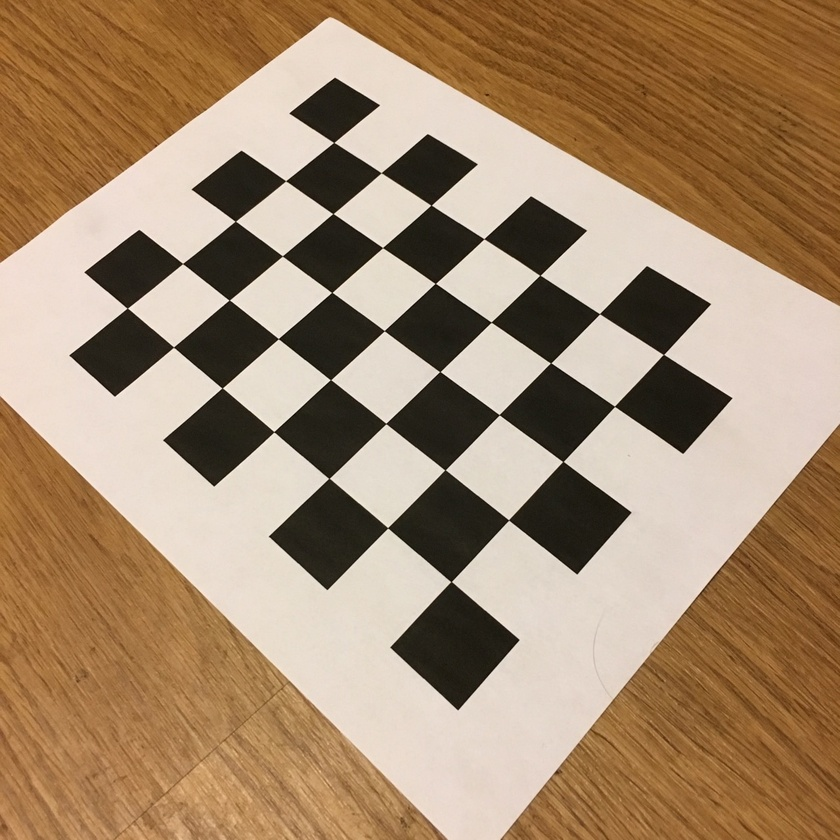
#> input picture CameraCalibration/IMG_1286.jpg, 840 x 840 px, shrunk from 1279 x 1280 before the run; its folder holds 4 pictures in this run
$ python CameraCalibration.py
#> lines starting #> are read from the running program, lines starting #| are printed output that depends on the picture
import numpy as np
import cv2
import glob

######  Input  #######

images = glob.glob('*.jpg')

#######  Output  #########

out_fn = 'parameters.npz'

#######  Code  ########


# termination criteria
criteria = (cv2.TERM_CRITERIA_EPS + cv2.TERM_CRITERIA_MAX_ITER, 30, 0.001)
# prepare object points, like (0,0,0), (1,0,0), (2,0,0) ....,(6,5,0)
objp = np.zeros((7*5, 3), np.float32)
objp[:, :2] = np.mgrid[0:5, 0:7].T.reshape(-1, 2)
# Arrays to store object points and image points from all the images.
objpoints = []  # 3d point in real world space
imgpoints = []  # 2d points in image plane.

# print(images)
i = 0
img_size = []
for fname in images:
    img = cv2.imread(fname)
#> img is the input picture: shape (840, 840, 3); mean B, G, R 109.7, 137.4, 163.9
    gray = cv2.cvtColor(img, cv2.COLOR_BGR2GRAY)
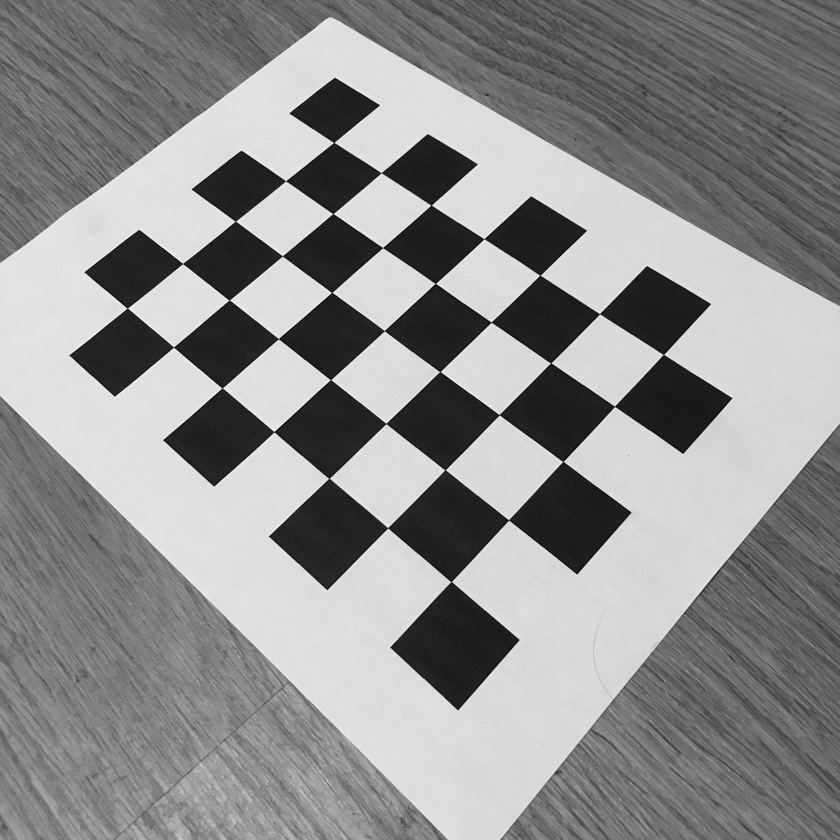
#> gray: shape (840, 840); min 5, max 252, mean 142.2
    # Find the chess board corners
    ret, corners = cv2.findChessboardCorners(gray, (5, 7), None)
#> ret = True; corners = 35 rows, first 8: [663.3, 354.4], [614.4, 406.3], [562.9, 461.5], [508.6, 519.8], [451.2, 581.5], [599.7, 313.6], [550.9, 362.6], [499.3, 414.7]
    # If found, add object points, image points (after refining them)
    if ret is True:
        # print(fname)
        i = i + 1
        # cv2.imwrite('pic' + str(i) + '.jpg', img)
        objpoints.append(objp)
        # corners2 = cv2.cornerSubPix(gray, corners, (11, 11), (-1, -1), criteria)
        imgpoints.append(corners)
        img_size = gray.shape[::-1]
#> img_size = (840, 840)
#> pass 2 of the loop `for fname in images:`:
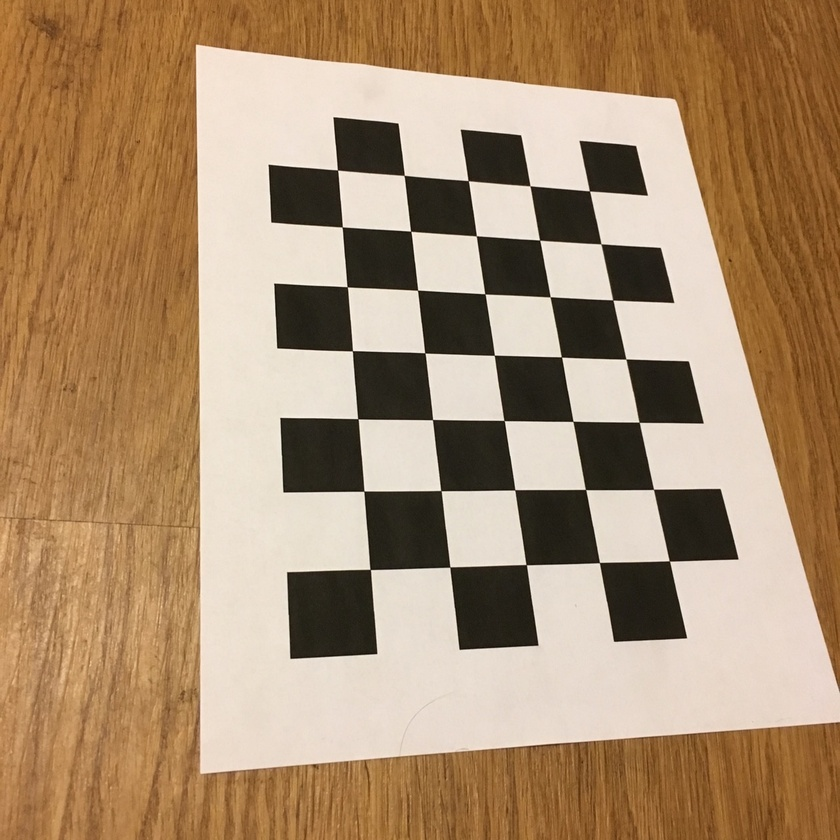
#> input picture CameraCalibration/IMG_1287.jpg, 840 x 840 px, shrunk from 1279 x 1280 before the run
#> img is the input picture: shape (840, 840, 3); mean B, G, R 110.9, 141.2, 169.4
#> `gray = cv2.cvtColor(img, cv2.COLOR_BGR2GRAY)`:
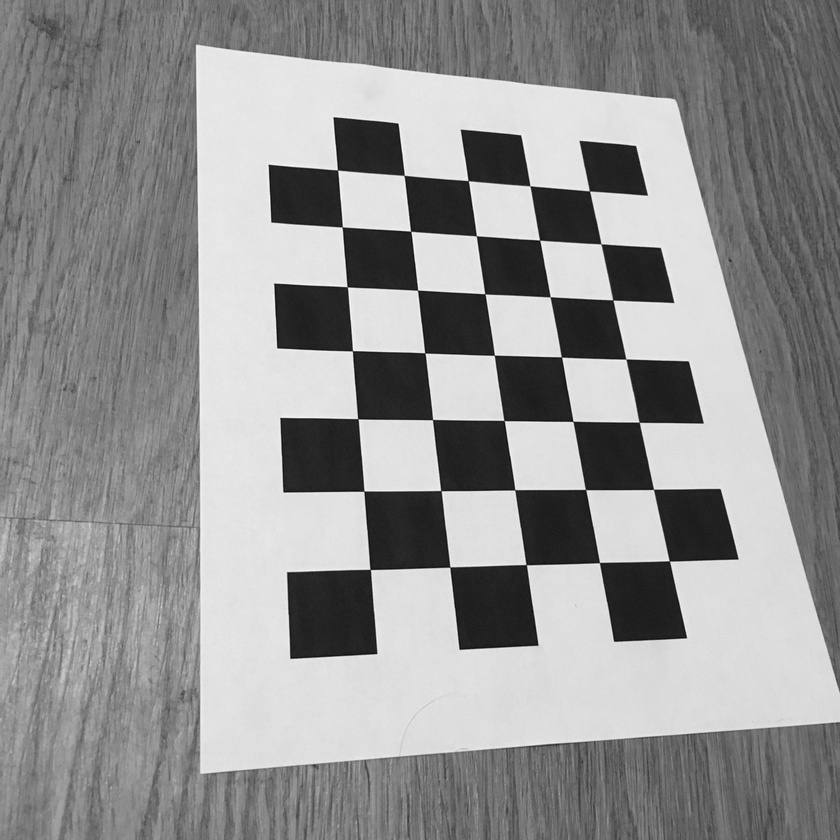
#> gray: shape (840, 840); min 9, max 251, mean 146.2
#> corners = 35 rows, first 8: [337.5, 170], [404.2, 175.5], [468.1, 180.4], [530, 185.7], [589.5, 190.9], [342.3, 226.8], [410.5, 231.3], [476.4, 235.7]
#> pass 3 of the loop `for fname in images:`:
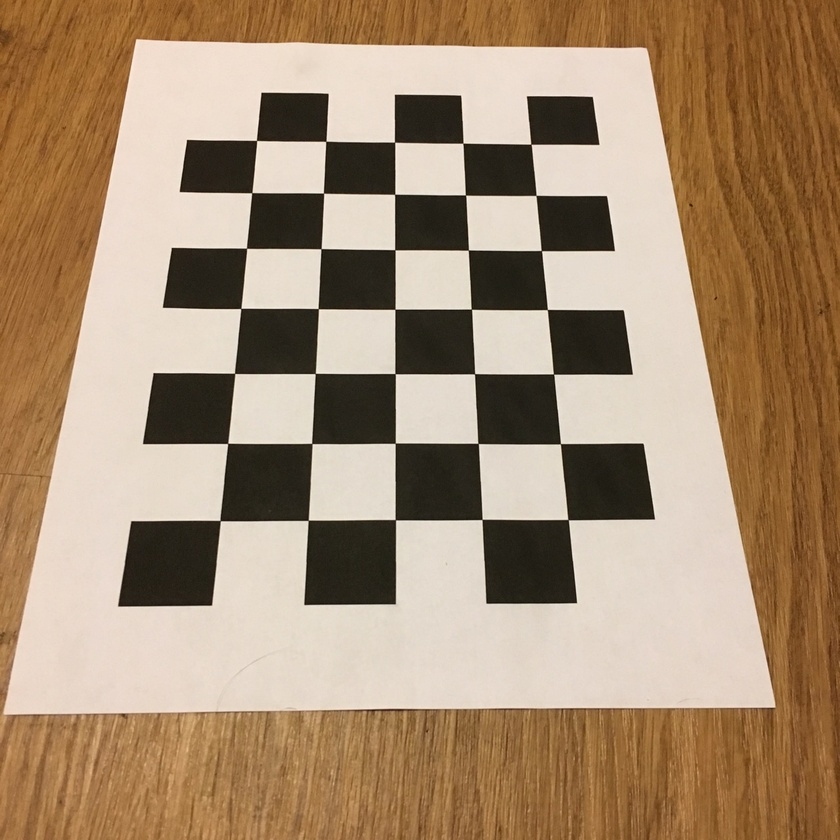
#> input picture CameraCalibration/IMG_1288.jpg, 840 x 840 px, shrunk from 1279 x 1280 before the run
#> img is the input picture: shape (840, 840, 3); mean B, G, R 113.6, 140.3, 165.7
#> `gray = cv2.cvtColor(img, cv2.COLOR_BGR2GRAY)`:
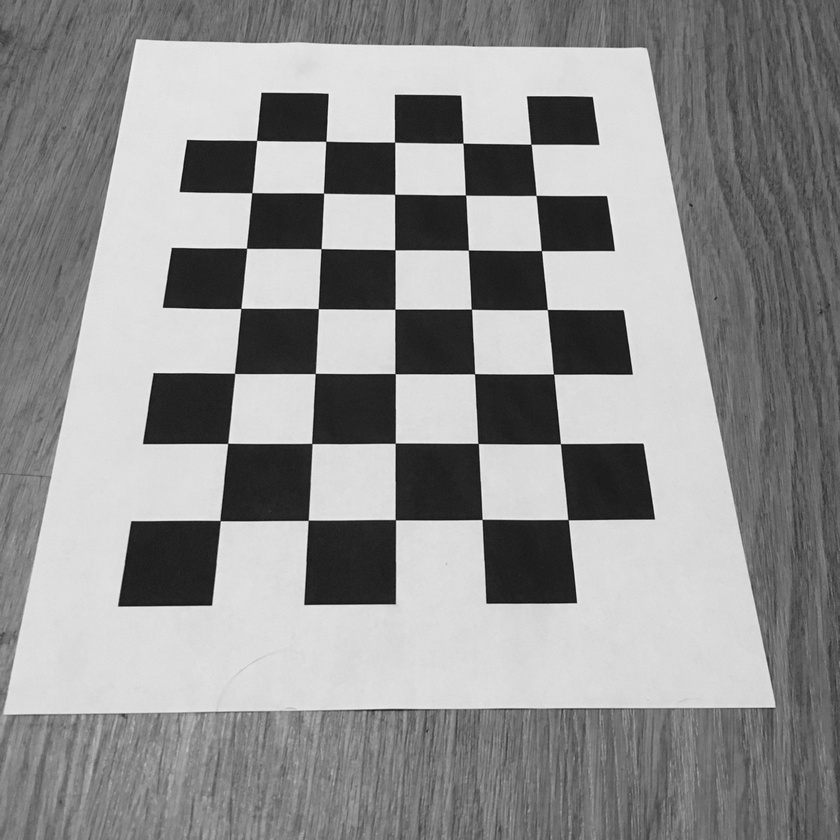
#> gray: shape (840, 840); min 9, max 250, mean 144.9
#> corners = 35 rows, first 8: [256.5, 140.5], [325.8, 141.3], [394.6, 142.2], [462.8, 143.2], [530.9, 144.2], [251.7, 192.7], [323.5, 193.2], [394.6, 194.3]
#> the loop made 4 passes; the first 3 are shown
        # [5 lines of commented-out code are left out]

rms, mtx, dist, rvecs, tvecs = cv2.calibrateCamera(objpoints, imgpoints, img_size, None, None)
print(rms)
print(mtx)
print(dist)
print(rvecs)
print(tvecs)

np.savez(out_fn, mtx=mtx, dist=dist, rvecs=rvecs, tvecs=tvecs)
exit()
#> (the program exits here)
